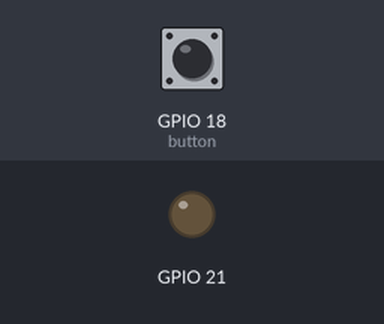
A program run on a simulated Raspberry Pi (BCM pin numbers). Shown: output pins drawn as LEDs (lit = HIGH). Dashed ring = blinking. Inputs (shaded band) come from the test bench; at power-on: GPIO 18 (button) HIGH. Web requests get an empty 200 reply after 0.4 s; threads take turns every 2 ms.

Above: at 1.2 s.
1.3 s: GPIO 18 (button) pulled LOW for 0.15 s
At 2.75 s:
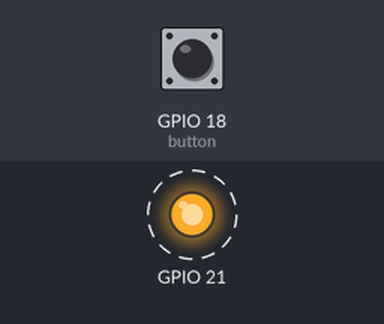
Timing chart, 0 to 6.1 s (numbered marks = the images above; inputs shaded):
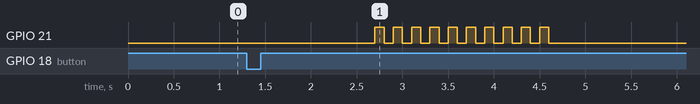

The program:

stick.py
```python
"""
****************************************************
Author:Nishan Chettri
Website:www.nishanchettri.com
Email: nishan.chettri01@universitadipavia.it
Github: nishanchettri
****************************************************
"""
import os
import threading
import urllib.request as urllib2 #Import urllib library for performing http request
from gpiozero import Button
from signal import pause
import RPi.GPIO as GPIO # Import Raspberry Pi GPIO library
from time import sleep # Import the sleep function from the time module

GPIO.setwarnings(False) # Ignore warning for now
GPIO.setmode(GPIO.BCM) # Use physical pin numbering
GPIO.setup(21, GPIO.OUT, initial=GPIO.LOW) # Set pin 8 to be an output pin and set initial value to low (off)
def done():#To Fast blink LED when data is sent to server
    for x in range(10):
         GPIO.output(21, GPIO.HIGH) # Turn on
         sleep(0.1) # Sleep for 1 second
         GPIO.output(21, GPIO.LOW) # Turn off
         sleep(0.1) # Sleep for 1 second

def sendDataToServer():
	threading.Timer(600,sendDataToServer).start()
	urllib2.urlopen("https://bgroupunipv.000webhostapp.com/up.php?state=true").read()
	sleep(1)
	done()#To Fast blink LED when data is sent to server
button = Button(18)

button.when_pressed = sendDataToServer #when button is pressed the stated function is called
pause()
```

Measured:
- after the input at 1.3 s, GPIO 21: alternates HIGH for 0.10 s and LOW for 0.10 s, 20 changes in all, then stays LOW, starting after 1.4 s
